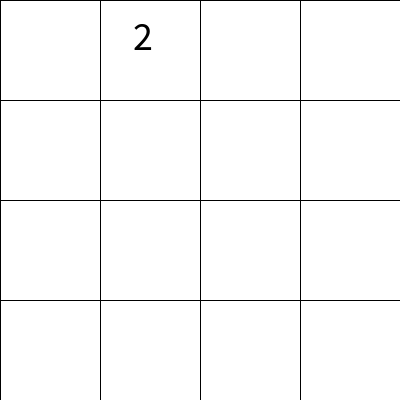
Frame 1 (no input)
Frame 60 (the mouse pressed at the canvas centre just before this capture): identical to frame 1, image omitted
Frame 120 (the mouse held since frame 60 and released just before this capture): identical to frame 1, image omitted

The Processing sketch that drew this single still picture (run headless with seeded random() and noise(); from frame 60 on, the mouse is pressed at the canvas centre):

// Processing sketch: game_2048
// ── game_2048.pde
game game;

void settings()
{
  size(400, 400);
}

void setup()
{
  game = new game(4);
}

void draw()
{
  game.render();
}

void keyTyped()
{ 
  game.keyTyped();
}

// ── game.pde
class game
{
  private int rows;
  private int w;
  private int[][] grid;
  
  game(int rows)
  {
    this.rows = rows;
    w = width / this.rows;
    grid = new int[this.rows][this.rows];
    
    for(int x = 0; x < rows; x++)
    {
      for(int y = 0; y < rows; y++)
      {
        grid[x][y] = 0;
      }
    }
    
    generate();
  }
  
  void render()
  {
    for(int x = 0; x < rows; x++)
    {
      for(int y = 0; y < rows; y++)
      {
        int n = grid[x][y];
        if(n == 0)
        {
          drawRect(x, y);
        }
        else
        {
          drawRect(x, y, n);
        }
      }
    }
  }
  
  void generate()
  {
    int n = (random(0, 1) > 0.8 ? 4 : 2);
    ArrayList<PVector> pos = new ArrayList<PVector>();
    
    for(int x = 0; x < rows; x++)
    {
      for(int y = 0; y < rows; y++)
      {
        if(grid[x][y] == 0)
        {
          pos.add(new PVector(x, y));
        }
      }
    }
    
    PVector p = pos.get(int(random(0, pos.size())));
    //println("new at " + int(p.x) + ", " + int(p.y));
    grid[int(p.x)][int(p.y)] = n;
  }
  
  void moveUp()
  {
    boolean gen = false;
    
    for(int x = 0; x < rows; x++)
    {
      for(int y = rows - 2; y >= 0; y--)
      {
        if(grid[x][y] == 0 && grid[x][y + 1] != 0)
        {
          grid[x][y] = grid[x][y + 1];
          grid[x][y + 1] = 0;
          
          gen = true;
        }
        else if(grid[x][y] == grid[x][y + 1])
        {
          grid[x][y] += grid[x][y + 1];
          grid[x][y + 1] = 0;
        }
      }
    }
    
    if(gen)
    {
      generate();
    }
  }
  
  void moveDown()
  {
    boolean gen = false;
    
    for(int x = 0; x < rows; x++)
    {
      for(int y = 1; y < rows; y++)
      {
        if(grid[x][y] == 0 && grid[x][y - 1] != 0)
        {
          grid[x][y] = grid[x][y - 1];
          grid[x][y - 1] = 0;
          
          gen = true;
        }
        else if(grid[x][y] == grid[x][y - 1])
        {
          grid[x][y] += grid[x][y - 1];
          grid[x][y - 1] = 0;
        }
      }
    }
    
    if(gen)
    {
      generate();
    }
  }
  
  void moveLeft()
  {
    boolean gen = false;
    
    for(int y = 0; y < rows; y++)
    {
      for(int x = rows - 2; x >= 0; x--)
      {
        if(grid[x][y] == 0 && grid[x + 1][y] != 0)
        {
          grid[x][y] = grid[x + 1][y];
          grid[x + 1][y] = 0;
          
          gen = true;
        }
        else if(grid[x][y] == grid[x + 1][y])
        {
          grid[x][y] += grid[x + 1][y];
          grid[x + 1][y] = 0;
        }
      }
    }
    
    if(gen)
    {
      generate();
    }
  }
  
  void moveRight()
  {
    boolean gen = false;
    
    for(int y = 0; y < rows; y++)
    {
      for(int x = 1; x < rows; x++)
      {
        if(grid[x][y] == 0 && grid[x - 1][y] != 0)
        {
          grid[x][y] = grid[x - 1][y];
          grid[x - 1][y] = 0;
          
          gen = true;
        }
        else if(grid[x][y] == grid[x - 1][y])
        {
          grid[x][y] += grid[x - 1][y];
          grid[x - 1][y] = 0;
        }
      }
    }
    
    if(gen)
    {
      generate();
    }
  }
  
  void keyTyped()
  {    
    switch(key)
    {
      case 'w':
      {
        moveUp();
        return;
      }
      
      case 's':
      {
        moveDown();
        return;
      }
      
      case 'a':
      {
        moveLeft();
        return;
      }
      
      case 'd':
      {
        moveRight();
        return;
      }
    }
  }
  
  void drawRect(int x, int y, int n)
  {
    tint(255, 255);
    stroke(0);
    strokeWeight(1);
    fill(255);
    rect(x * w, y * w, w, w);
    fill(0);
    textSize(40);
    text(n, x * w + w / 3, y * w + w / 2);
  }
  
  void drawRect(int x, int y)
  {
    tint(255, 255);
    stroke(0);
    strokeWeight(1);
    fill(255);
    rect(x * w, y * w, w, w);
  }
}
